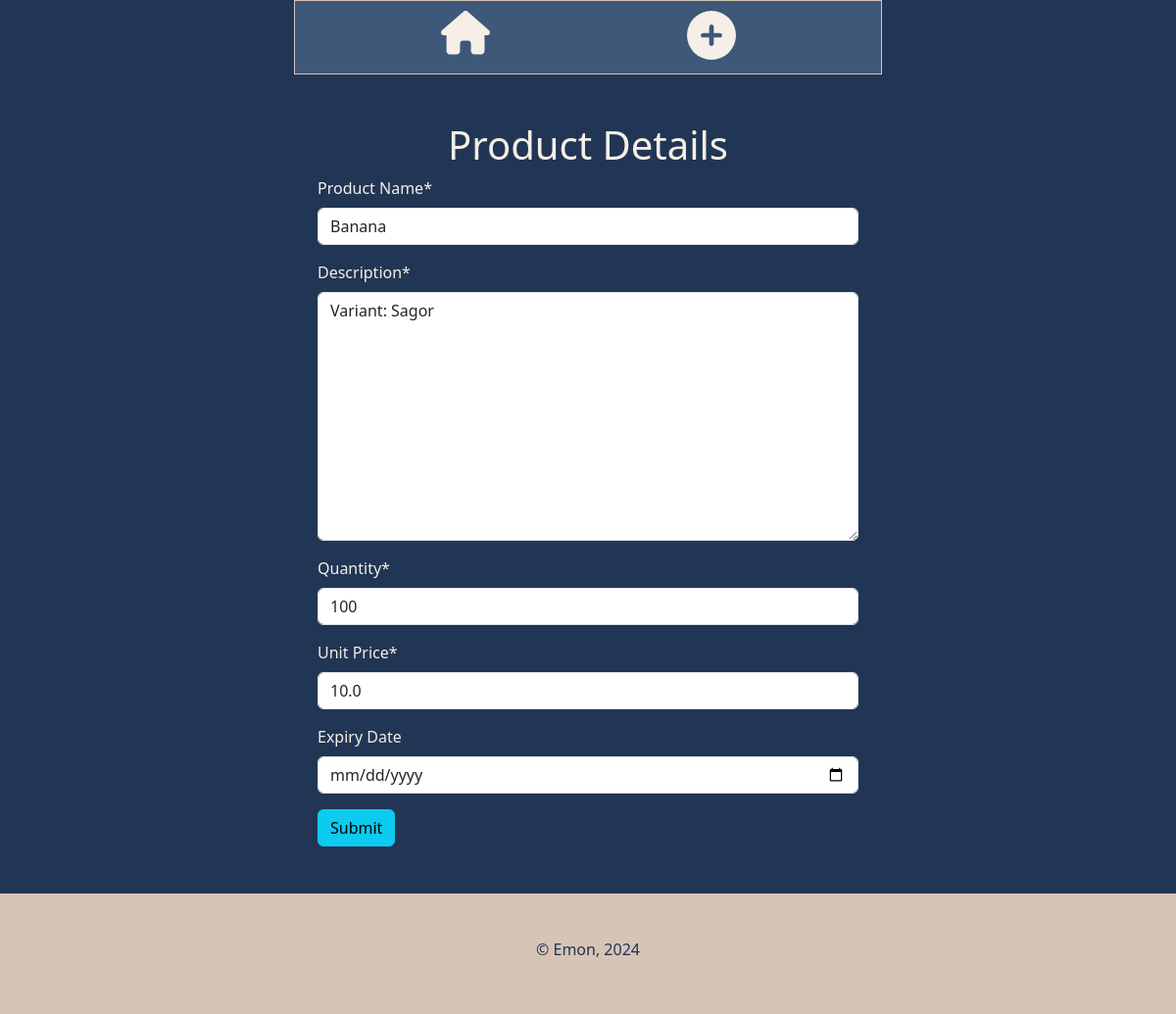
The page /edit/3 on the database its author committed.
### mainApp/models.py (models this page shows, shortened)
class Product(models.Model):
    id = models.IntegerField(primary_key=True)
    name = models.CharField(max_length=100)
    description = models.TextField()
    quantity = models.IntegerField()
    price = models.FloatField()
    expiry_date = models.DateTimeField(blank=True, null=True)

### mainApp/views.py (the view)
# urls.py: path('edit/<int:id>', views.editProduct, name='edit')
def editProduct(request, id):
    product = models.Product.objects.get(pk=id)
    if request.method == 'POST':
        form = forms.ProductForm(request.POST, instance=product)
        if form.is_valid():
            form.save()
    else:
        form = forms.ProductForm(instance=product)
    return render(request, 'product_form.html', {'form': form})

### mainApp/forms.py
class ProductForm(forms.ModelForm):
    class Meta:
        model = Product
        exclude = ['id']
        labels = {
            'name' : 'Product Name',
            'price' : 'Unit Price',
            'expiry_date' : 'Expiry Date'
        }
        widgets = {
            'name': forms.TextInput(attrs={'placeholder': 'Enter the product name'}),
            'description': forms.Textarea(attrs={'placeholder': 'Provide a detailed product description'}),
            'quantity': forms.NumberInput(attrs={'placeholder': 'Enter product quantity'}),
            'price': forms.NumberInput(attrs={'placeholder': 'Enter unit price'}),
            'expiry_date': forms.DateInput(attrs={'type': 'date'}),
        }
        error_messages = {
            'name' : {'required' : 'Product should have a valid name'},
            'price' : {'required' : 'Product must have price'},
        }

### mainApp/templates/product_form.html (shortened to what this page needs)
{% extends 'base.html' %}
{% load crispy_forms_tags %}
{% block content %}
<h1 class="text-center">Product Details</h1>
<div class="form-container d-flex justify-content-center">
    <form method="post" class="w-50">
        {{ form|crispy }}
        <button type="submit" class="btn btn-info">Submit</button>
    </form>
</div>
{% endblock %}

### static/style.css (style rules this page uses)
.body-container { background-color: #213555; color: #F5EFE7; }

### rows shown on the page
Product: name "Banana", description "Variant: Sagor", quantity "100", price "10.0"
